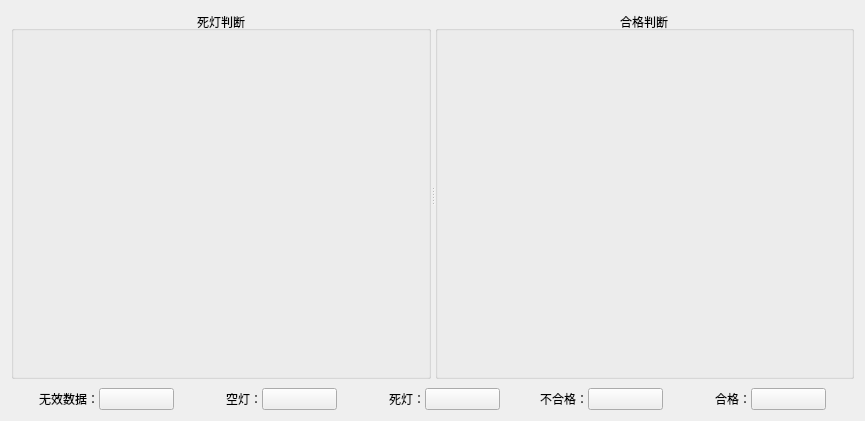
<?xml version="1.0" encoding="UTF-8"?>
<ui version="4.0">
 <class>HQualityEditWidget</class>
 <widget class="QWidget" name="HQualityEditWidget">
  <property name="geometry">
   <rect>
    <x>0</x>
    <y>0</y>
    <width>865</width>
    <height>421</height>
   </rect>
  </property>
  <property name="windowTitle">
   <string>Form</string>
  </property>
  <layout class="QGridLayout" name="gridLayout" rowstretch="1,0">
   <property name="verticalSpacing">
    <number>9</number>
   </property>
   <item row="0" column="0">
    <widget class="QSplitter" name="splitter">
     <property name="orientation">
      <enum>Qt::Horizontal</enum>
     </property>
     <widget class="QGroupBox" name="groupBox_1">
      <property name="title">
       <string>死灯判断</string>
      </property>
      <property name="alignment">
       <set>Qt::AlignCenter</set>
      </property>
      <layout class="QVBoxLayout" name="verticalLayout_2"/>
     </widget>
     <widget class="QGroupBox" name="groupBox_2">
      <property name="title">
       <string>合格判断</string>
      </property>
      <property name="alignment">
       <set>Qt::AlignCenter</set>
      </property>
      <layout class="QVBoxLayout" name="verticalLayout_3"/>
     </widget>
    </widget>
   </item>
   <item row="1" column="0">
    <layout class="QHBoxLayout" name="horizontalLayout">
     <item>
      <spacer name="horizontalSpacer_01">
       <property name="orientation">
        <enum>Qt::Horizontal</enum>
       </property>
       <property name="sizeHint" stdset="0">
        <size>
         <width>0</width>
         <height>20</height>
        </size>
       </property>
      </spacer>
     </item>
     <item>
      <widget class="QLabel" name="label_001">
       <property name="minimumSize">
        <size>
         <width>60</width>
         <height>0</height>
        </size>
       </property>
       <property name="text">
        <string>无效数据：</string>
       </property>
       <property name="alignment">
        <set>Qt::AlignRight|Qt::AlignTrailing|Qt::AlignVCenter</set>
       </property>
       <property name="buddy">
        <cstring>pushButton_01</cstring>
       </property>
      </widget>
     </item>
     <item>
      <widget class="QPushButton" name="pushButton_01">
       <property name="minimumSize">
        <size>
         <width>75</width>
         <height>0</height>
        </size>
       </property>
       <property name="text">
        <string/>
       </property>
      </widget>
     </item>
     <item>
      <spacer name="horizontalSpacer_02">
       <property name="orientation">
        <enum>Qt::Horizontal</enum>
       </property>
       <property name="sizeHint" stdset="0">
        <size>
         <width>20</width>
         <height>20</height>
        </size>
       </property>
      </spacer>
     </item>
     <item>
      <widget class="QLabel" name="label_2">
       <property name="minimumSize">
        <size>
         <width>60</width>
         <height>0</height>
        </size>
       </property>
       <property name="text">
        <string>空灯：</string>
       </property>
       <property name="alignment">
        <set>Qt::AlignRight|Qt::AlignTrailing|Qt::AlignVCenter</set>
       </property>
       <property name="buddy">
        <cstring>pushButton_01</cstring>
       </property>
      </widget>
     </item>
     <item>
      <widget class="QPushButton" name="pushButton_05">
       <property name="minimumSize">
        <size>
         <width>75</width>
         <height>0</height>
        </size>
       </property>
       <property name="text">
        <string/>
       </property>
      </widget>
     </item>
     <item>
      <spacer name="horizontalSpacer_3">
       <property name="orientation">
        <enum>Qt::Horizontal</enum>
       </property>
       <property name="sizeHint" stdset="0">
        <size>
         <width>20</width>
         <height>20</height>
        </size>
       </property>
      </spacer>
     </item>
     <item>
      <widget class="QLabel" name="label_002">
       <property name="minimumSize">
        <size>
         <width>60</width>
         <height>0</height>
        </size>
       </property>
       <property name="text">
        <string>死灯：</string>
       </property>
       <property name="alignment">
        <set>Qt::AlignRight|Qt::AlignTrailing|Qt::AlignVCenter</set>
       </property>
       <property name="buddy">
        <cstring>pushButton_02</cstring>
       </property>
      </widget>
     </item>
     <item>
      <widget class="QPushButton" name="pushButton_02">
       <property name="minimumSize">
        <size>
         <width>75</width>
         <height>0</height>
        </size>
       </property>
       <property name="text">
        <string/>
       </property>
      </widget>
     </item>
     <item>
      <spacer name="horizontalSpacer_03">
       <property name="orientation">
        <enum>Qt::Horizontal</enum>
       </property>
       <property name="sizeHint" stdset="0">
        <size>
         <width>20</width>
         <height>20</height>
        </size>
       </property>
      </spacer>
     </item>
     <item>
      <widget class="QLabel" name="label_003">
       <property name="minimumSize">
        <size>
         <width>60</width>
         <height>0</height>
        </size>
       </property>
       <property name="text">
        <string>不合格：</string>
       </property>
       <property name="alignment">
        <set>Qt::AlignRight|Qt::AlignTrailing|Qt::AlignVCenter</set>
       </property>
       <property name="buddy">
        <cstring>pushButton_03</cstring>
       </property>
      </widget>
     </item>
     <item>
      <widget class="QPushButton" name="pushButton_03">
       <property name="minimumSize">
        <size>
         <width>75</width>
         <height>0</height>
        </size>
       </property>
       <property name="text">
        <string/>
       </property>
      </widget>
     </item>
     <item>
      <spacer name="horizontalSpacer_04">
       <property name="orientation">
        <enum>Qt::Horizontal</enum>
       </property>
       <property name="sizeHint" stdset="0">
        <size>
         <width>20</width>
         <height>20</height>
        </size>
       </property>
      </spacer>
     </item>
     <item>
      <widget class="QLabel" name="label_004">
       <property name="minimumSize">
        <size>
         <width>60</width>
         <height>0</height>
        </size>
       </property>
       <property name="text">
        <string>合格：</string>
       </property>
       <property name="alignment">
        <set>Qt::AlignRight|Qt::AlignTrailing|Qt::AlignVCenter</set>
       </property>
       <property name="buddy">
        <cstring>pushButton_04</cstring>
       </property>
      </widget>
     </item>
     <item>
      <widget class="QPushButton" name="pushButton_04">
       <property name="minimumSize">
        <size>
         <width>75</width>
         <height>0</height>
        </size>
       </property>
       <property name="text">
        <string/>
       </property>
      </widget>
     </item>
     <item>
      <spacer name="horizontalSpacer_09">
       <property name="orientation">
        <enum>Qt::Horizontal</enum>
       </property>
       <property name="sizeHint" stdset="0">
        <size>
         <width>0</width>
         <height>20</height>
        </size>
       </property>
      </spacer>
     </item>
    </layout>
   </item>
  </layout>
 </widget>
 <resources/>
 <connections/>
</ui>
